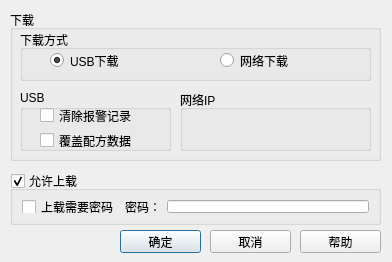
<?xml version="1.0" encoding="UTF-8"?>
<ui version="4.0">
 <class>NewDownload</class>
 <widget class="QDialog" name="NewDownload">
  <property name="geometry">
   <rect>
    <x>0</x>
    <y>0</y>
    <width>392</width>
    <height>262</height>
   </rect>
  </property>
  <property name="windowTitle">
   <string>Dialog</string>
  </property>
  <widget class="QGroupBox" name="groupBox_2">
   <property name="geometry">
    <rect>
     <x>10</x>
     <y>171</y>
     <width>371</width>
     <height>54</height>
    </rect>
   </property>
   <property name="title">
    <string>允许上载</string>
   </property>
   <property name="checkable">
    <bool>true</bool>
   </property>
   <layout class="QHBoxLayout" name="horizontalLayout">
    <item>
     <widget class="QCheckBox" name="checkBox_5">
      <property name="text">
       <string>上载需要密码</string>
      </property>
     </widget>
    </item>
    <item>
     <widget class="QLabel" name="label">
      <property name="text">
       <string>密码：</string>
      </property>
     </widget>
    </item>
    <item>
     <widget class="QLineEdit" name="lineEdit">
      <property name="maxLength">
       <number>10</number>
      </property>
      <property name="echoMode">
       <enum>QLineEdit::Normal</enum>
      </property>
     </widget>
    </item>
   </layout>
  </widget>
  <widget class="QGroupBox" name="groupBox_3">
   <property name="geometry">
    <rect>
     <x>10</x>
     <y>10</y>
     <width>371</width>
     <height>151</height>
    </rect>
   </property>
   <property name="title">
    <string>下载</string>
   </property>
   <widget class="QGroupBox" name="groupBox">
    <property name="geometry">
     <rect>
      <x>10</x>
      <y>20</y>
      <width>351</width>
      <height>51</height>
     </rect>
    </property>
    <property name="title">
     <string>下载方式</string>
    </property>
    <widget class="QRadioButton" name="radioButton">
     <property name="geometry">
      <rect>
       <x>30</x>
       <y>20</y>
       <width>91</width>
       <height>21</height>
      </rect>
     </property>
     <property name="text">
      <string>USB下载</string>
     </property>
     <property name="checked">
      <bool>true</bool>
     </property>
    </widget>
    <widget class="QRadioButton" name="radioButton_2">
     <property name="geometry">
      <rect>
       <x>200</x>
       <y>20</y>
       <width>121</width>
       <height>21</height>
      </rect>
     </property>
     <property name="text">
      <string>网络下载</string>
     </property>
    </widget>
   </widget>
   <widget class="QGroupBox" name="groupBox_4">
    <property name="geometry">
     <rect>
      <x>10</x>
      <y>80</y>
      <width>151</width>
      <height>61</height>
     </rect>
    </property>
    <property name="title">
     <string>USB</string>
    </property>
    <widget class="QCheckBox" name="checkBox_4">
     <property name="geometry">
      <rect>
       <x>20</x>
       <y>40</y>
       <width>141</width>
       <height>21</height>
      </rect>
     </property>
     <property name="text">
      <string>覆盖配方数据</string>
     </property>
    </widget>
    <widget class="QCheckBox" name="checkBox_3">
     <property name="geometry">
      <rect>
       <x>20</x>
       <y>15</y>
       <width>141</width>
       <height>21</height>
      </rect>
     </property>
     <property name="text">
      <string>清除报警记录</string>
     </property>
    </widget>
   </widget>
   <widget class="QGroupBox" name="groupBox_5">
    <property name="geometry">
     <rect>
      <x>170</x>
      <y>80</y>
      <width>191</width>
      <height>61</height>
     </rect>
    </property>
    <property name="title">
     <string>网络IP</string>
    </property>
   </widget>
  </widget>
  <widget class="QPushButton" name="pushButton_sure">
   <property name="geometry">
    <rect>
     <x>120</x>
     <y>230</y>
     <width>81</width>
     <height>23</height>
    </rect>
   </property>
   <property name="text">
    <string>确定</string>
   </property>
  </widget>
  <widget class="QPushButton" name="pushButton_cancel">
   <property name="geometry">
    <rect>
     <x>210</x>
     <y>230</y>
     <width>81</width>
     <height>23</height>
    </rect>
   </property>
   <property name="text">
    <string>取消</string>
   </property>
  </widget>
  <widget class="QPushButton" name="pushButton_help">
   <property name="geometry">
    <rect>
     <x>300</x>
     <y>230</y>
     <width>81</width>
     <height>23</height>
    </rect>
   </property>
   <property name="text">
    <string>帮助</string>
   </property>
  </widget>
 </widget>
 <resources/>
 <connections/>
</ui>
